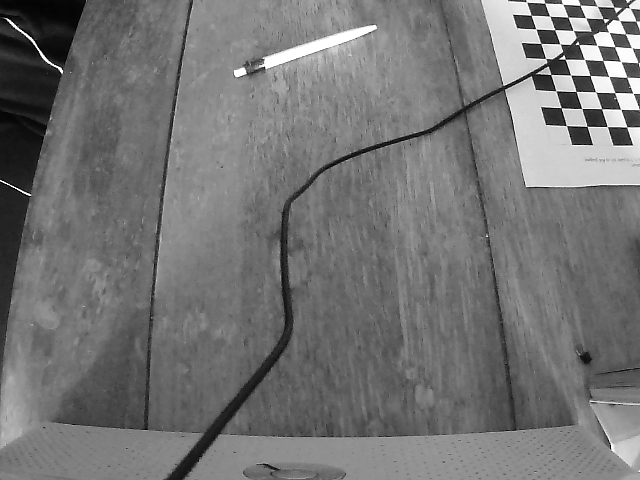
#> input picture data/Objekt.png, 640 x 480 px
$ python test.py --input data/Objekt.png
#> lines starting #> are read from the running program, lines starting #| are printed output that depends on the picture; after the words box and inside, x2 and y2 are one past the last pixel; in counts of white or black regions, pixels touching at a corner belong together; long printed decimals are rounded
#> further down, src is the input picture: shape (480, 640, 3); min 0, max 255, mean 116
from __future__ import print_function
import cv2 as cv
import numpy as np
import argparse
import random as rng
source_window = 'Image'
maxTrackbar = 25
rng.seed(12345)
def goodFeaturesToTrack_Demo(val):
#> called with val = 10
    maxCorners = max(val, 1)
    # Parameters for Shi-Tomasi algorithm
    qualityLevel = 0.01
    minDistance = 10
    blockSize = 3
    gradientSize = 3
    useHarrisDetector = False
    k = 0.04
    # Copy the source image
    copy = np.copy(src)
    # Apply corner detection
    corners = cv.goodFeaturesToTrack(src_gray, maxCorners, qualityLevel, minDistance, None, \
        blockSize=blockSize, gradientSize=gradientSize, useHarrisDetector=useHarrisDetector, k=k)
#> corners = [[606, 126], [578, 43], [564, 58], [548, 15], [591, 76], [572, 76], [535, 28], [622, 110], [594, 91], [605, 22]]
    # Draw corners detected
    print('** Number of corners detected:', corners.shape[0])
#| ** Number of corners detected: 10
    radius = 4
    for i in range(corners.shape[0]):
        cv.circle(copy, (int(corners[i,0,0]), int(corners[i,0,1])), radius, (rng.randint(0,256), rng.randint(0,256), rng.randint(0,256)), cv.FILLED)
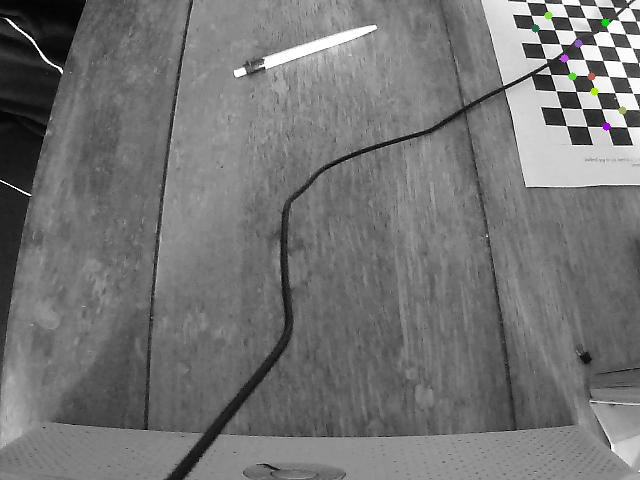
#> copy: shape (480, 640, 3); 0.16% of pixels changed, all inside (x1, y1, x2, y2) = (531, 11, 627, 131)
    # Show what you got
    cv.namedWindow(source_window)
    cv.imshow(source_window, copy)
    # Set the needed parameters to find the refined corners
    winSize = (5, 5)
    zeroZone = (-1, -1)
    criteria = (cv.TERM_CRITERIA_EPS + cv.TermCriteria_COUNT, 40, 0.001)
#> criteria = (3, 40, 0.001)
    # Calculate the refined corner locations
    corners = cv.cornerSubPix(src_gray, corners, winSize, zeroZone, criteria)
#> corners = [[607.3, 126.5], [575.3, 41.35], [561.3, 55.56], [549.7, 16.26], [590, 75.5], [570.6, 75.08], [535.9, 28.86], [620.7, 109.3], [595.7, 91.97], [607.4, 22.59]]
    # Write them down
    for i in range(corners.shape[0]):
        print(" -- Refined Corner [", i, "]  (", corners[i,0,0], ",", corners[i,0,1], ")")
#> this loop made 10 passes
#|  -- Refined Corner [ 0 ]  ( 607.3418 , 126.521 )
#|  -- Refined Corner [ 1 ]  ( 575.3197 , 41.345 )
#|  -- Refined Corner [ 2 ]  ( 561.2699 , 55.556 )
#|  -- Refined Corner [ 3 ]  ( 549.7179 , 16.264 )
#|  -- Refined Corner [ 4 ]  ( 590.0474 , 75.504 )
#|  -- Refined Corner [ 5 ]  ( 570.621 , 75.084 )
#|  -- Refined Corner [ 6 ]  ( 535.900 , 28.860 )
#|  -- Refined Corner [ 7 ]  ( 620.6818 , 109.341 )
#> (further printed lines are left out)
# Load source image and convert it to gray
parser = argparse.ArgumentParser(description='Code for Shi-Tomasi corner detector tutorial.')
parser.add_argument('--input', help='Path to input image.', default='pic3.png')
args = parser.parse_args()
src = cv.imread(cv.samples.findFile(args.input))
if src is None:
    print('Could not open or find the image:', args.input)
    exit(0)
src_gray = cv.cvtColor(src, cv.COLOR_BGR2GRAY)
# Create a window and a trackbar
cv.namedWindow(source_window)
maxCorners = 10 # initial threshold
cv.createTrackbar('Threshold: ', source_window, maxCorners, maxTrackbar, goodFeaturesToTrack_Demo)
cv.imshow(source_window, src)
goodFeaturesToTrack_Demo(maxCorners)
cv.waitKey()

$ run again, on data/checkerboard_101.png
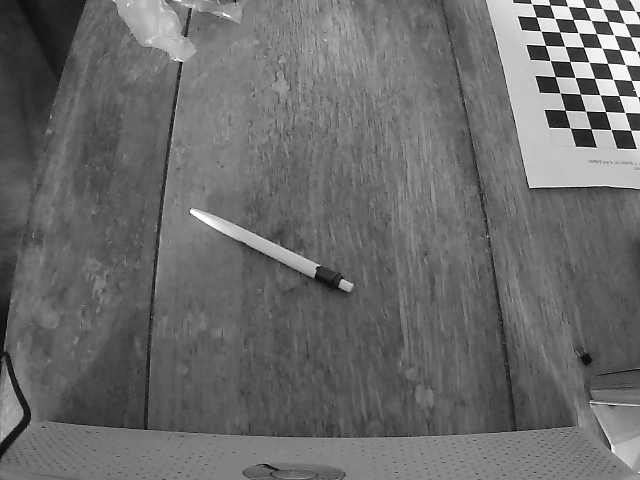
#> input picture data/checkerboard_101.png, 640 x 480 px
#> src is the input picture: shape (480, 640, 3); min 0, max 255, mean 106.6
#> in goodFeaturesToTrack_Demo, `corners = cv.goodFeaturesToTrack(src_gray, maxCorners, qualityLevel, m..`: corners = [[606, 111], [623, 111], [573, 20], [563, 45], [574, 77], [599, 94], [577, 32], [566, 5], [545, 46], [553, 17]]
#| ** Number of corners detected: 10
#> after the loop in goodFeaturesToTrack_Demo, `for i in range(corners.shape[0]):`:
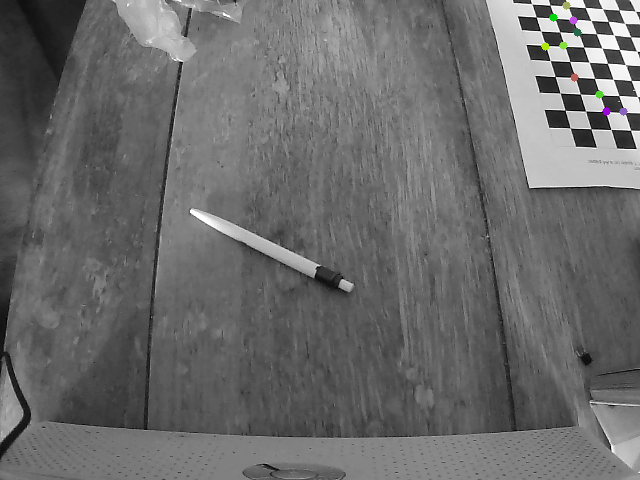
#> copy: shape (480, 640, 3); 0.16% of pixels changed, all inside (x1, y1, x2, y2) = (541, 1, 628, 116)
#> criteria = (3, 40, 0.001)
#> in goodFeaturesToTrack_Demo, `corners = cv.cornerSubPix(src_gray, corners, winSize, zeroZone, criter..`: corners = [[605.5, 111.5], [624.8, 112.5], [573.1, 19.46], [564.8, 46.38], [575, 77.46], [599.8, 94.7], [578.3, 32.71], [567.9, 6.36], [545.4, 45.44], [554.7, 18.42]]
#> the loop in goodFeaturesToTrack_Demo, `for i in range(corners.shape[0]):` made 10 passes
#|  -- Refined Corner [ 0 ]  ( 605.472 , 111.531 )
#|  -- Refined Corner [ 1 ]  ( 624.758 , 112.467 )
#|  -- Refined Corner [ 2 ]  ( 573.1089 , 19.459 )
#|  -- Refined Corner [ 3 ]  ( 564.7749 , 46.383 )
#|  -- Refined Corner [ 4 ]  ( 574.9653 , 77.458 )
#> (further printed lines are left out)

$ run again, on data/checkerboard_102.png
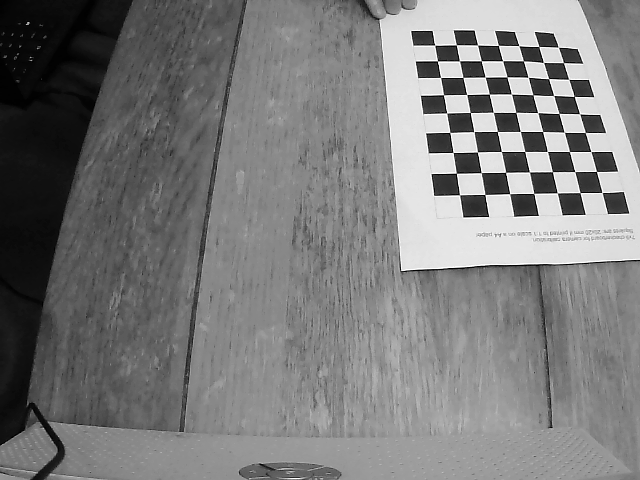
#> input picture data/checkerboard_102.png, 640 x 480 px
#> src is the input picture: shape (480, 640, 3); min 0, max 255, mean 123.1
#> in goodFeaturesToTrack_Demo, `corners = cv.goodFeaturesToTrack(src_gray, maxCorners, qualityLevel, m..`: corners = [[498, 46], [596, 172], [505, 173], [556, 192], [510, 93], [497, 132], [509, 193], [488, 216], [473, 131], [454, 153]]
#| ** Number of corners detected: 10
#> after the loop in goodFeaturesToTrack_Demo, `for i in range(corners.shape[0]):`:
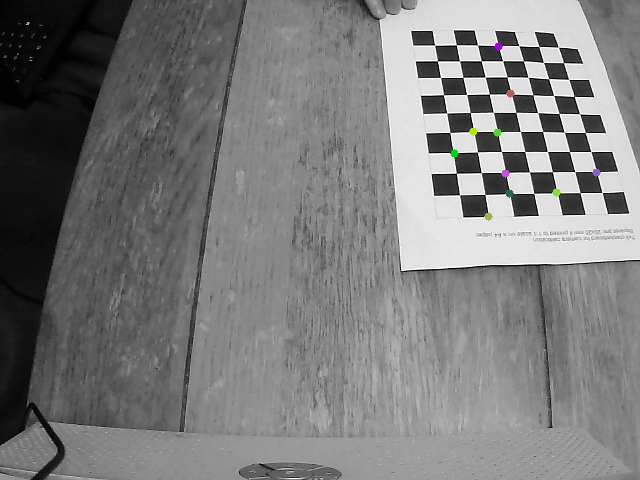
#> copy: shape (480, 640, 3); 0.16% of pixels changed, all inside (x1, y1, x2, y2) = (450, 42, 601, 221)
#> criteria = (3, 40, 0.001)
#> in goodFeaturesToTrack_Demo, `corners = cv.cornerSubPix(src_gray, corners, winSize, zeroZone, criter..`: corners = [[498.4, 45.37], [596.5, 171.4], [505.6, 172.3], [557.3, 192.8], [511.5, 94.01], [497.3, 131.5], [509.7, 193.7], [488.7, 216.4], [473.9, 131.5], [453.1, 152.5]]
#> the loop in goodFeaturesToTrack_Demo, `for i in range(corners.shape[0]):` made 10 passes
#|  -- Refined Corner [ 0 ]  ( 498.3718 , 45.3748 )
#|  -- Refined Corner [ 1 ]  ( 596.4966 , 171.446 )
#|  -- Refined Corner [ 2 ]  ( 505.5582 , 172.346 )
#|  -- Refined Corner [ 3 ]  ( 557.3058 , 192.795 )
#|  -- Refined Corner [ 4 ]  ( 511.463 , 94.010 )
#> (further printed lines are left out)
